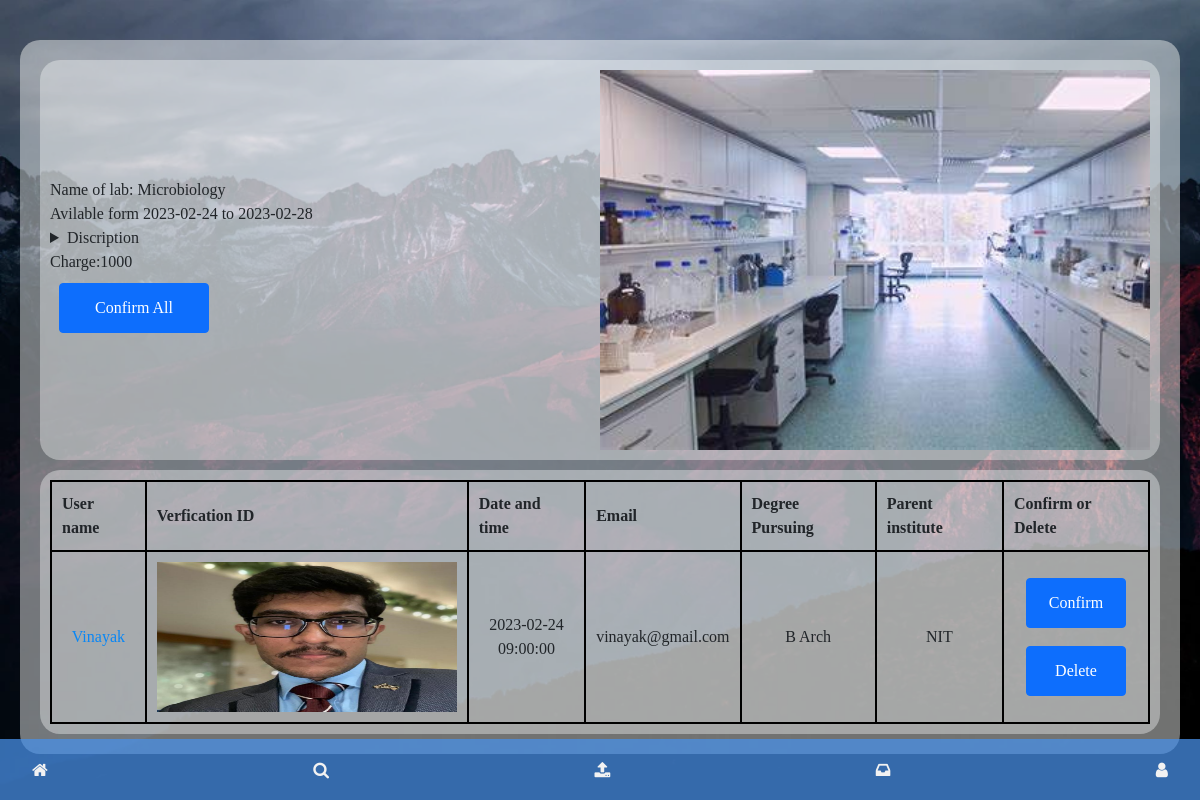
/439701/conformation (signed in), run on the app's committed database.
### website/data.py (models this page shows)
class Institutedata(bd.Model):
    id=bd.Column(bd.Integer, primary_key=True,default=random.randint(111111,999999))
    lab_name=bd.Column(bd.String(150))
    image=bd.Column(bd.String(200))
    discription=bd.Column(bd.String(500))
    date_posted=bd.Column(bd.DateTime(timezone=True) ,default=func.now())
    starting_date=bd.Column(bd.DateTime(timezone=True))
    ending_date=bd.Column(bd.DateTime(timezone=True))
    no_of_slots_per_lab=bd.Column(bd.Integer)
    charge_per_slot=bd.Column(bd.Integer)
    institute_id=bd.Column(bd.Integer, bd.ForeignKey('institute.id'))
    timmings=bd.relationship('Timming',backref='institutedataref')
    pending_requests=bd.relationship('Pending_requests',backref='insdataref')
    pending_requests_institute=bd.relationship('Pending_requests_institute',backref='insdataref')
    confirm_payment=bd.relationship('Confirm_payment',backref='insdataref')

class Pending_requests(bd.Model):
    id=bd.Column(bd.Integer,primary_key=True,default=random.randint(111111,999999))
    date=bd.Column(bd.DateTime(timezone=True))
    time=bd.Column(bd.DateTime(timezone=True))
    verification_id=bd.Column(bd.String(200))
    institutedata_id=bd.Column(bd.Integer,bd.ForeignKey('institutedata.id'))
    user_id=bd.Column(bd.Integer,bd.ForeignKey('user.id'))

class User(bd.Model, UserMixin):
    id = bd.Column(bd.Integer, primary_key=True,default=random.randint(111111,999999))
    username=bd.Column(bd.String(150), unique=True)
    type=bd.Column(bd.String(20))
    profile_pic=bd.Column(bd.String(250))
    firstname=bd.Column(bd.String(150))
    email= bd.Column(bd.String(150), unique=True)
    password=bd.Column(bd.String(500))
    degree_pursuing=bd.Column(bd.String(150))
    parent_institute=bd.Column(bd.String(150))
    upcoming_labs=bd.relationship('Userdata',backref='userref')
    pending_requests=bd.relationship('Pending_requests',backref='userref')
    confirm_payment=bd.relationship('Confirm_payment',backref='userref')

### website/auth.py (the view)
@auth.route('/<post_id>/conformation')
@login_required
def conformation(post_id):
    post=Institutedata.query.get(int(post_id))
    lab=Pending_requests.query.filter_by(institutedata_id=int(post_id)).all()
    return render_template('conformation.html',labs=lab,posts=post)

### website/__init__.py (called while the page is built)
def create_app():
    from .views import views
    from .auth import auth
    app.register_blueprint(views, url_prefix="/")
    app.register_blueprint(auth, url_prefix="/")
    from .data import User,Institute,Institutedata,Userdata
    create_database(app)
    login_mamager=LoginManager()
    login_mamager.login_view='views.login'
    login_mamager.init_app(app)
    @login_mamager.user_loader
    def load_user(id):
        try:
            user=User.query.get(int(id))
            if user.type=='user':
                return user
            else:
                institute=Institute.query.get(int(id))
                return institute
        except:
                institute=Institute.query.get(int(id))
                return institute
    return app

### website/templates/conformation.html (shortened to what this page needs)
{% extends "base.html" %}
{% block search %}
    <div class="main-box">
        <div class="row g-0" style="height: 400px; margin:10px; background-color: #f8faf962;
        padding: 10px;
        border-radius: 20px;">
            <div class="col-lg-6 order-lg-2 right text-white showcase-img right" style="background-image:  url('{{posts.image}}');background-repeat: no-repeat; background-size: cover;"></div>
        <div class="col-lg-6 order-lg-1 my-auto showcase-text">
            <div>
                <spam class="lab">Name of lab: {{posts.lab_name}}</spam>
            </div>
            <div>
                <spam class="date">Avilable form {{posts.starting_date.date()}} to {{posts.ending_date.date()}}</spam>
            </div>
            <details><summary>Discription</summary>
            </details>
            <div class="price">Charge:{{posts.charge_per_slot}}</div>
            <div class="book-lab-region-book"><form action="confirm_all" method="POST">
                    <button type="submit" class="btn btn-primary" style="width:150px;">Confirm All</button></td>
                </form></div>
            </div>
        </div>
    <div style="margin:5px; display:flex; margin:10px; background-color: #f8faf962;
    padding: 10px;
    border-radius: 20px;">
        <table border='2px'>
            <tr>
                <th>User name</th>
                <th>Verfication ID</th>
                <th>Date and time</th>
                <th>Email</th>
                <th>Degree Pursuing</th>
                <th>Parent institute</th>
                <th>Confirm or Delete</th>
            </tr>
            {% for i in labs %}
            <tr>
                <td><a style="color: rgb(9, 135, 245);" href="/{{i.userref.username}}/user">{{i.userref.firstname}}</a></td>
                <td><img src="{{i.verification_id}}" alt="" width="300px" height="150px"/></td>
                <td>{{i.date.date()}} <br> {{i.time.time()}} </td>
                <td>{{i.userref.email}}</td>
                <td>{{i.userref.degree_pursuing}}</td>
                <td>{{i.userref.parent_institute}}</td>
                <td><form action="/{{i.id}}/confirm" method="POST">
                    <button type="submit" class="btn btn-primary">Confirm</button>
                </form>
                <form action="/{{i.id}}/delete" method="POST">
                    <button type="submit" class="btn btn-primary">Delete</button></td>
            </tr>
            {%endfor%}
        </table>
    </div>
</div>
    {% endblock %}

### website/static/css/style1.css (style rules this page uses)
* { margin: 0; font-family: cursive; }
body { margin: auto; }

### data on the page
Institutedata: image (picture), lab_name "Microbiology", starting_date "2023-02-24", ending_date "2023-02-28", charge_per_slot "1000"
Pending_requests: userref.firstname "Vinayak", verification_id (picture), date "2023-02-24", userref.email "vinayak@gmail.com", userref.degree_pursuing "B Arch", userref.parent_institute "NIT"
